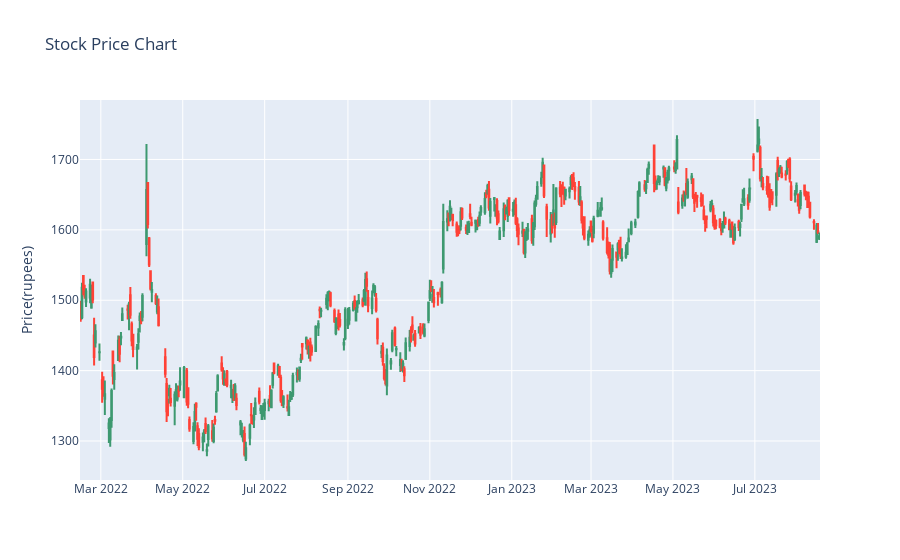

The notebook cell saved with this chart:
### Code cell
# Making a Candlestick graph
fig = go.Figure(data=[go.Candlestick(x=df['date'],
                                     open= df['Open'],
                                     high = df['High'],
                                     low = df['Low'],
                                     close = df['Close'])])
# Updating the layout
fig.update_layout(
    title = 'Stock Price Chart',
    yaxis_title = 'Price(rupees)',
    xaxis_rangeslider_visible = False
)


fig.show()

### Figure 1 — Plotly figure (JSON) as saved in the notebook; plotly's stock layout.template omitted (floating-point values rounded to 4 significant figures; data arrays with more than 128 entries replaced by an {"elided": "..."} marker saying what was removed)
{"data": [{"close": {"elided": "375 float values"}, "high": {"elided": "375 float values"}, "low": {"elided": "375 float values"}, "open": {"elided": "375 float values"}, "type": "candlestick", "x": {"elided": "375 str values"}}], "layout": {"title": {"text": "Stock Price Chart"}, "xaxis": {"rangeslider": {"visible": false}}, "yaxis": {"title": {"text": "Price(rupees)"}}}}
